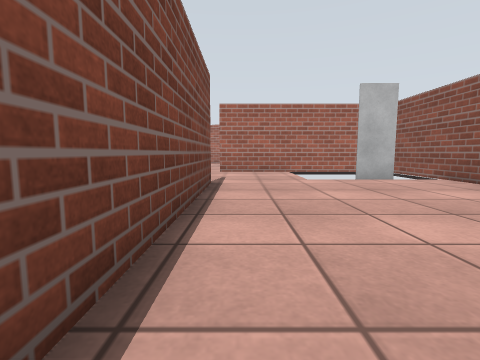
[1] (above)

24 first-person views from a walk through a Gazebo world. The camera is 0.72 m above the floor, tilts 6° down and sees 85° across. The floor is counted in squares, 1 m on a side. Each view is taken from the middle of a square. On the plan, view 1 faces up. The plan holds only what a view shows up to about 9 squares ahead; the rest is blank. The robots in the file are not drawn. Surface patterns are stand-ins for the level's own textures.

[2]
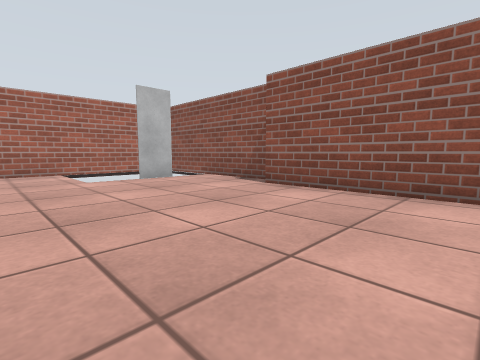

[3]
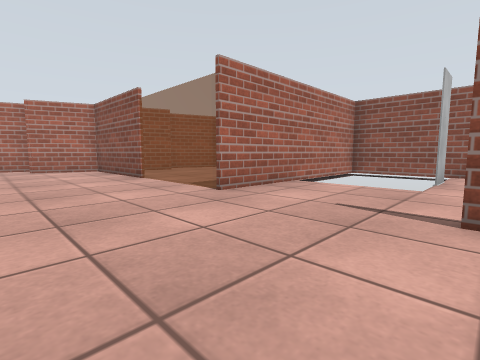

[4]
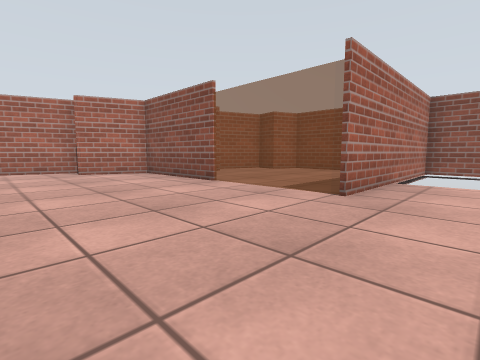

[5]
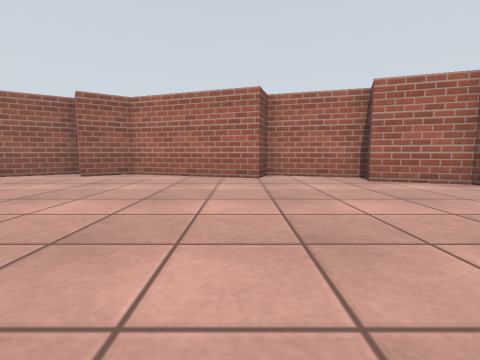

[6]
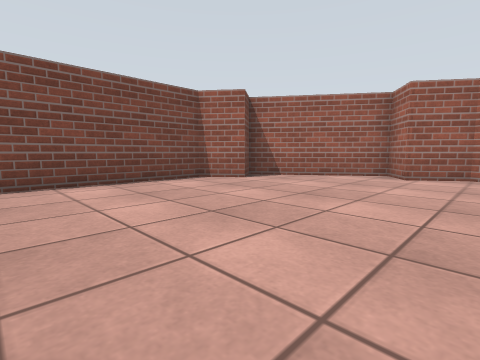

[7]
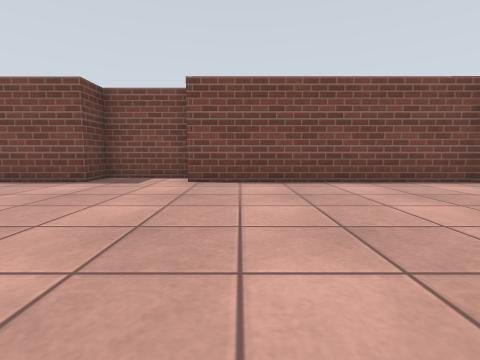

[8]
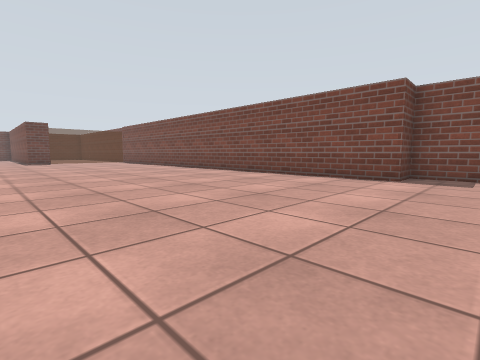

[9]
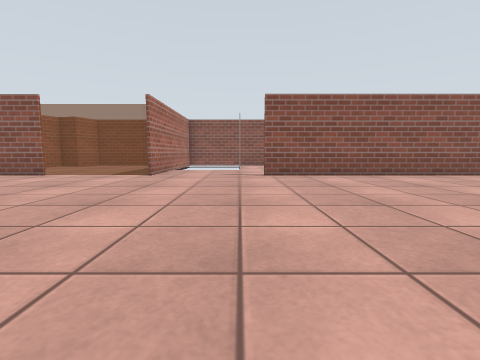

[10]
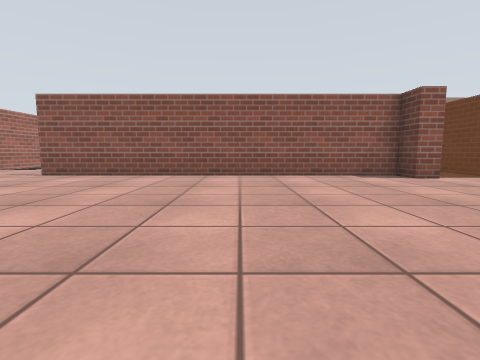

[11]
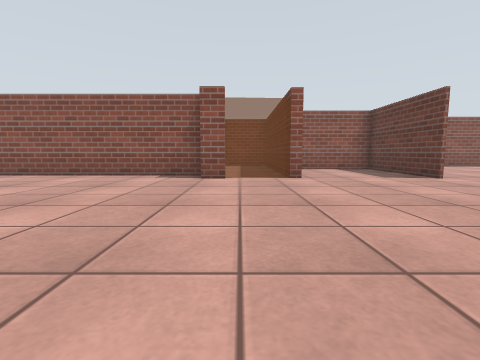

[12]
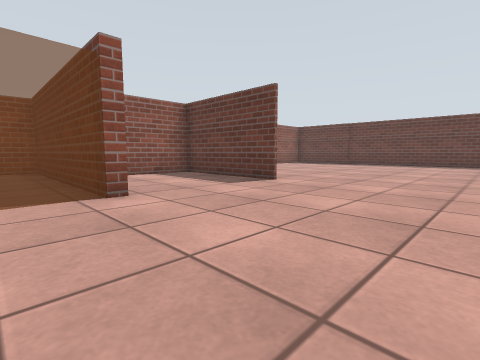

[13]
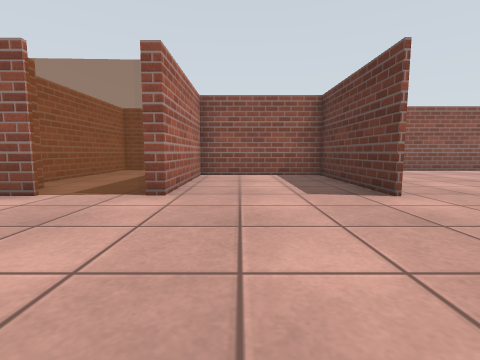

[14]
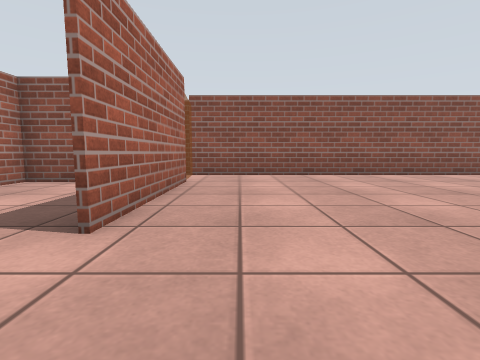

[15]
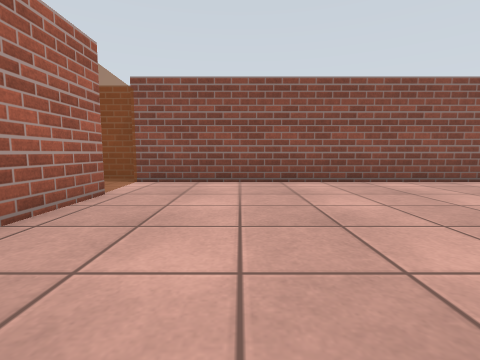

[16]
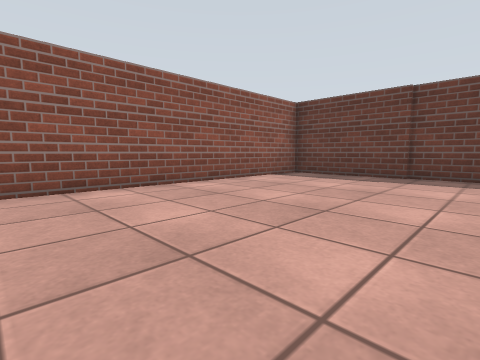

[17]
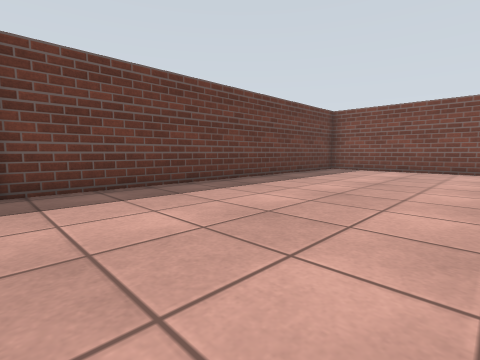

[18]
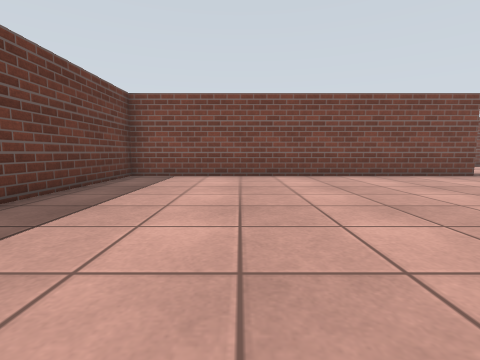

[19]
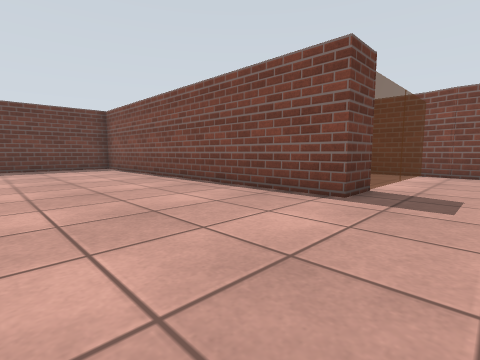

[20]
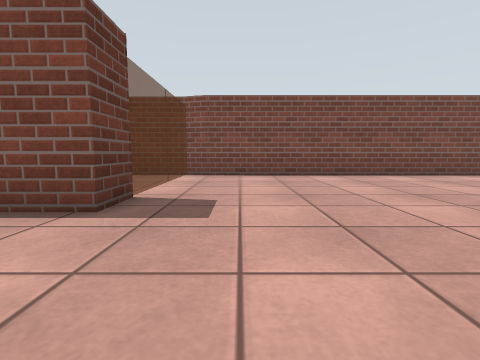

[21]
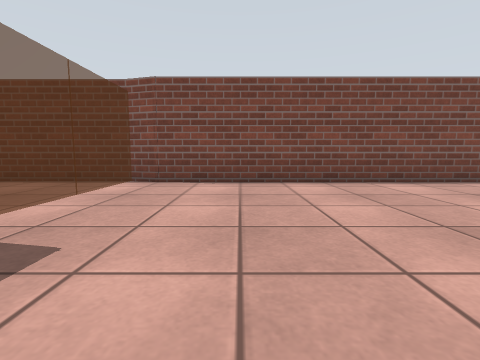

[22]
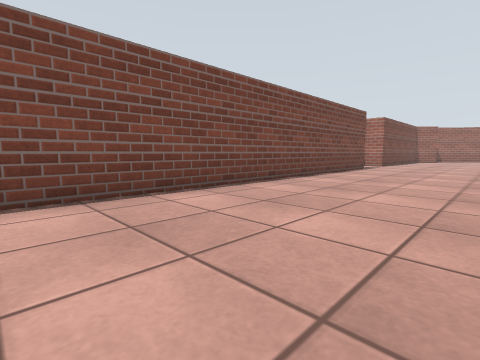

[23]
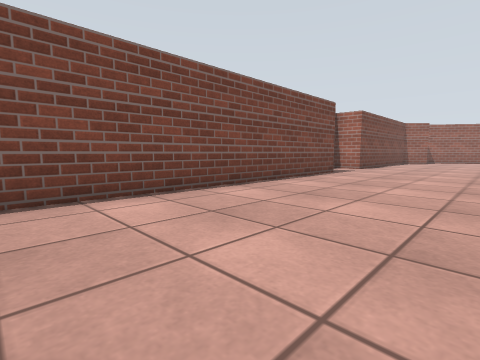

[24]
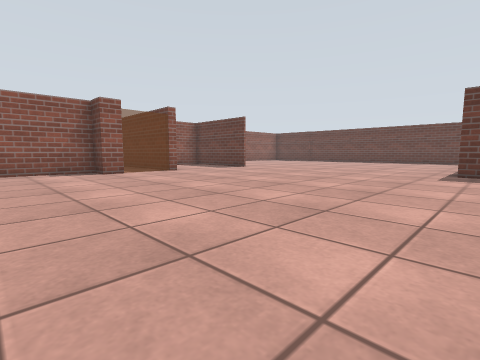

### Floor plan
Points are (right, up) in squares from view 1. A wall is a line through its corners. A room is listed if a view was taken in it or the views show most of it. See-through windows are left out.
Room 1 (views 1, 2, 3, 4, 5, 6, 7, 8, 9, 10, 11, 12, 13, 14, 15, 16, 17, 18, 19, 20, 21, 22, 23, 24)
walls: (-1.7, -5.6) (-1.7, -4.9) (-0.8, -4.9) (-0.8, 6.3); (-0.7, 6.3) (-0.7, 0.6); (-1.8, -11.6) (2.4, -11.6) (2.4, -7.7) (-1.6, -7.7); (-11.1, -11.7) (-10.1, -11.7) (-10.1, -22.3) (3.7, -22.4); (4.8, 0.1) (4.8, 4); (2.5, -11.7) (-1.8, -11.7); (-15.4, -11) (-15.6, -11.8); (5.5, 4.5) (5.5, 6.5); (-15.6, -11.7) (-15.6, -15.1); (5.2, -11.1) (5.2, -10.1); (-16.5, 8.6) (-16.5, 6.2) (-15.4, 6.2) (-15.4, -11.1); (-0.8, 13.1) (-0.8, 16.9) (-2.7, 17.6) (-2.4, 18.5) (-5.1, 19.3) (-5.5, 18.3) (-9.5, 19.7) (-10.8, 18.8) (-11.4, 19.8) (-14.9, 17.4) (-14.2, 16.3) (-15.3, 15.5); (5.5, 9.8) (-0.8, 9.8); (-15.4, 15.8) (-15.4, 8.6); (4.4, -21.6) (4.4, -11.4)
ways out: opening at (-1, -6)
objects: plant (3, 7) to (4, 7)

Where each view was taken, in squares from view 1:
view 1: 0 up, 0 right, facing up
view 2: 0 up, 0 right, facing up-right
view 3: 6 up, 4 left, facing up-right
view 4: 8 up, 5 left, facing up-right
view 5: 11 up, 6 left, facing up
view 6: 11 up, 9 left, facing up-left
view 7: 10 up, 9 left, facing left
view 8: 8 up, 8 left, facing down-left
view 9: 7 up, 9 left, facing right
view 10: 0 up, 9 left, facing right
view 11: 6 down, 9 left, facing right
view 12: 6 down, 6 left, facing down-right
view 13: 9 down, 6 left, facing right
view 14: 13 down, 4 left, facing right
view 15: 14 down, 2 left, facing right
view 16: 14 down, 1 left, facing down-right
view 17: 17 down, 1 right, facing down-left
view 18: 19 down, 2 left, facing left
view 19: 10 down, 6 left, facing down-left
view 20: 10 down, 7 left, facing left
view 21: 9 down, 9 left, facing left
view 22: 6 down, 11 left, facing up-left
view 23: 3 down, 11 left, facing up-left
view 24: 2 down, 11 left, facing down-right
